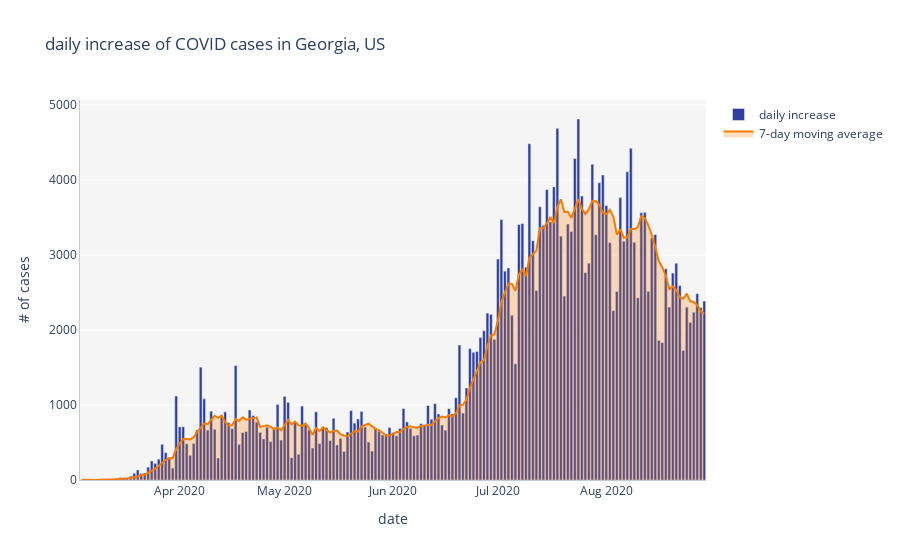

The notebook cell saved with this chart:
### Code cell
layout = go.Layout (title = 'daily increase of COVID cases in Georgia, US',
                    plot_bgcolor = 'whitesmoke',
                    xaxis = dict (title = 'date',
                                  showgrid = False,
                                  linecolor = "#BCCCDC",
                                  showspikes = True,
                                  spikethickness = 2,
                                  spikedash = "dot",
                                  spikecolor = "#999999",
                                  spikemode = "across",),
                    yaxis = dict (title = '# of cases',
                                  linecolor = "#BCCCDC"),
                    hovermode = "x",
                    hoverdistance = 15,
                    spikedistance = 5000)

fig = go.Figure(layout = layout)

fig.add_trace (
    go.Bar (x = ga_df['date_format'],
            y = ga_df['daily_increase'],
            name = 'daily increase',
            marker = dict (color = '#303F9F'))
)

fig.add_trace (
    go.Scatter (x = ga_df['date_format'],
                y = ga_df['7d_avg_increase'],
                name = '7-day moving average',
                line = dict (color = '#F57C00'),
                fill = 'tozeroy',
                fillcolor = 'rgba(245, 124, 0, 0.25)')
)

fig.show()

### Figure 1 — Plotly figure (JSON) as saved in the notebook; plotly's stock layout.template omitted (floating-point values rounded to 4 significant figures; data arrays with more than 128 entries replaced by an {"elided": "..."} marker saying what was removed)
{"data": [{"marker": {"color": "#303F9F"}, "name": "daily increase", "type": "bar", "x": {"elided": "179 str values"}, "y": {"elided": "179 int values"}}, {"fill": "tozeroy", "fillcolor": "rgba(245, 124, 0, 0.25)", "line": {"color": "#F57C00"}, "name": "7-day moving average", "type": "scatter", "x": {"elided": "179 str values"}, "y": {"elided": "179 float values"}}], "layout": {"hoverdistance": 15, "hovermode": "x", "plot_bgcolor": "whitesmoke", "spikedistance": 5000, "title": {"text": "daily increase of COVID cases in Georgia, US"}, "xaxis": {"linecolor": "#BCCCDC", "showgrid": false, "showspikes": true, "spikecolor": "#999999", "spikedash": "dot", "spikemode": "across", "spikethickness": 2, "title": {"text": "date"}}, "yaxis": {"linecolor": "#BCCCDC", "title": {"text": "# of cases"}}}}
